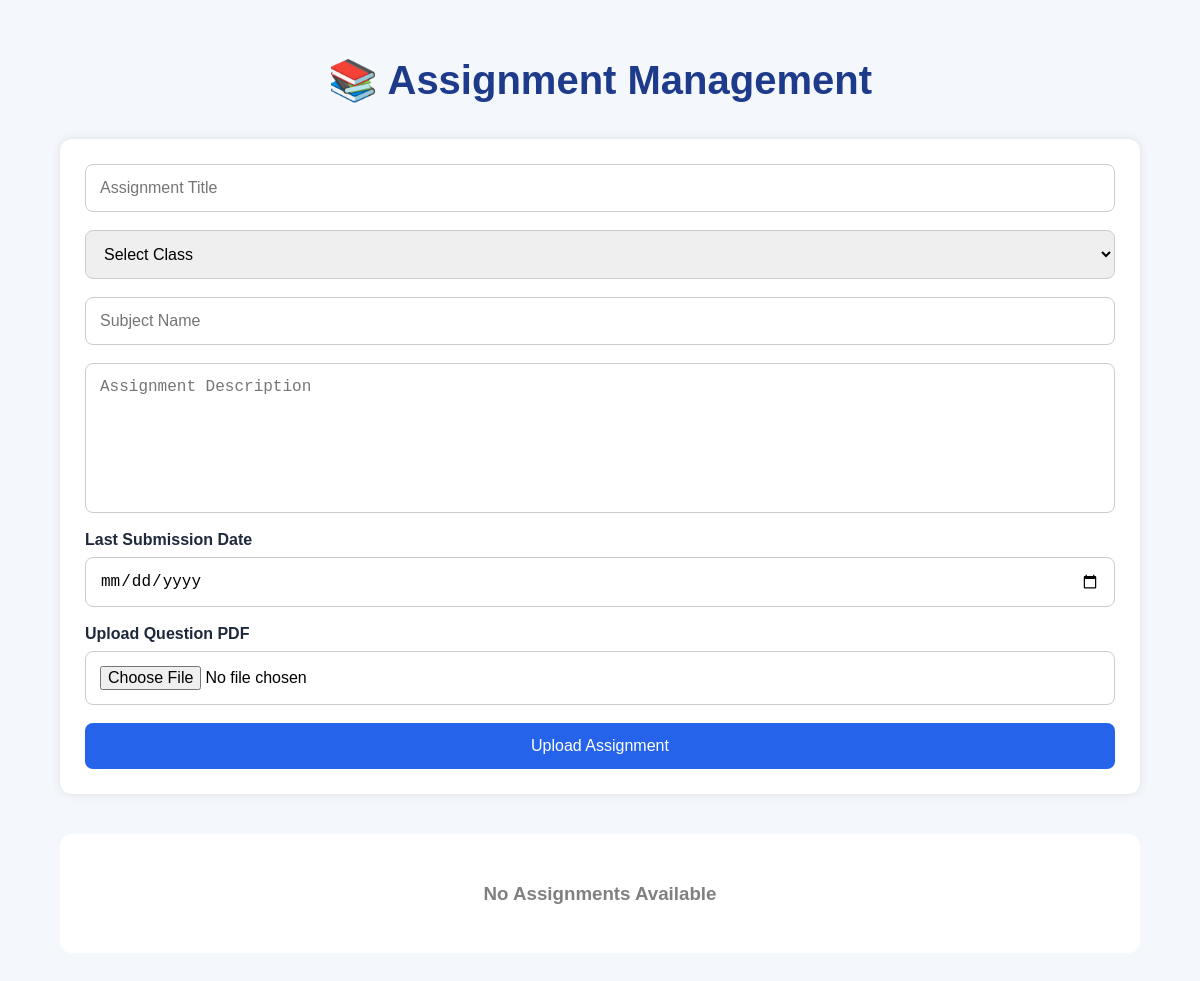
The page /assignments/ (signed in) on the database as committed earlier.
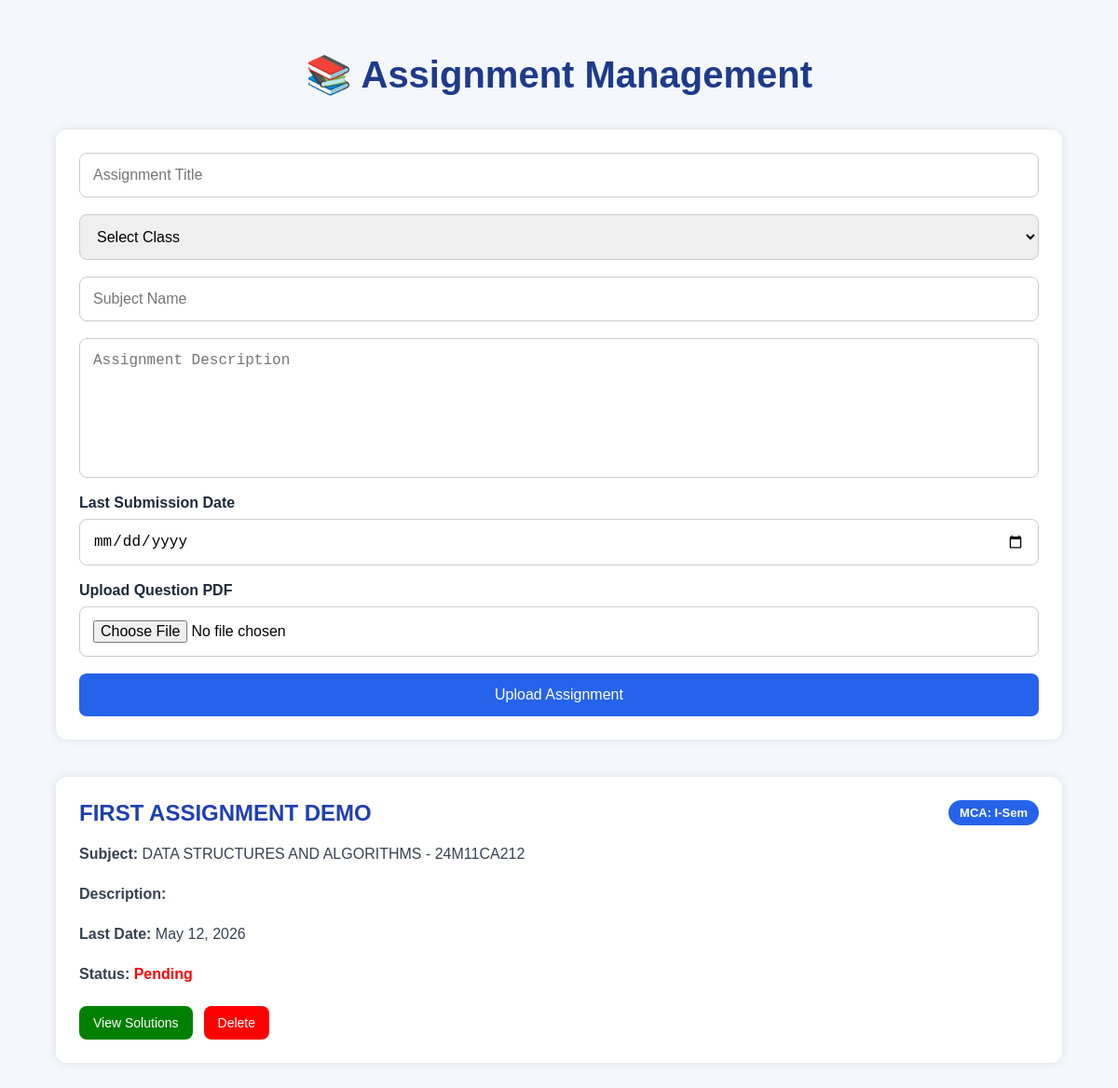
The same page on the database as committed later.
### myapp/models.py (models this page shows, shortened)
class Assignment(models.Model):
    teacher = models.ForeignKey(
        User,
        on_delete=models.CASCADE,
        null=True,
        blank=True
    )
    title = models.CharField(max_length=200)
    class_name = models.CharField(max_length=100)
    subject = models.CharField(max_length=100)
    description = models.TextField(blank=True)
    due_date = models.DateField()
    question_pdf = models.FileField(
        upload_to='assignments/',
        null=True,
        blank=True
    )
    status = models.CharField(
        max_length=20,
        default='Pending'
    )
    created_at = models.DateTimeField(auto_now_add=True)

### myapp/views.py (the view, shortened to what this page needs)
@login_required
def assignment_view(request):
    is_teacher = request.user.is_staff
    if is_teacher:
        assignments = Assignment.objects.all().order_by('-created_at')
    else:
        student_class = request.user.student.class_name
        assignments = Assignment.objects.filter(
            class_name=student_class
        ).order_by('-created_at')
    return render(request, 'assignment.html', {
        'assignments': assignments,
        'is_teacher': is_teacher
    })

### myapp/templates/assignment.html (shortened to what this page needs)
{% load static %}
<!DOCTYPE html>
<html>
<head>
    <link rel="stylesheet" href="{% static 'assignment.css' %}">
</head>
<body>
<div class="container">
    <h1>📚 Assignment Management</h1>
    {% if is_teacher %}
    <form method="POST"
          enctype="multipart/form-data"
          class="assignment-form">
        <input type="text"
               name="title"
               placeholder="Assignment Title"
               required>
        <select name="class_name" required>
            <option value="">
                Select Class
            </option>
        </select>
        <input type="text"
               name="subject"
               placeholder="Subject Name"
               required>
        <textarea name="description"
                  placeholder="Assignment Description"></textarea>
        <label class="label-text">
            Last Submission Date
        </label>
        <input type="date"
               name="due_date"
               required>
        <label class="label-text">
            Upload Question PDF
        </label>
        <input type="file"
               name="question_pdf">
        <button type="submit">
            Upload Assignment
        </button>
    </form>
    {% endif %}
    <div class="assignment-list">
        {% for assignment in assignments %}
        <div class="assignment-card">
            <div class="top-section">
                <h2>
                    {{ assignment.title }}
                </h2>
                <span class="class-badge">
                    {{ assignment.class_name }}
                </span>
            </div>
            <p>
                <strong>Subject:</strong>
                {{ assignment.subject }}
            </p>
            <p>
                <strong>Description:</strong>
            </p>
            <p>
                <strong>Last Date:</strong>
                {{ assignment.due_date }}
            </p>
            <p>
                <strong>Status:</strong>
                {% if assignment.status == 'Completed' %}
                    <span class="completed">
                        Completed
                    </span>
                {% else %}
                    <span class="pending">
                        Pending
                    </span>
                {% endif %}
            </p>
            {% if is_teacher %}
            <div class="btn-group">
                <a href="{% url 'view_submissions' assignment.id %}">
                    View Solutions
                </a>
                <a href="{% url 'delete_assignment' assignment.id %}">
                    Delete
                </a>
            </div>
            {% endif %}
        </div>
        {% empty %}
        <div class="empty-box">
            <h3>
                No Assignments Available
            </h3>
        </div>
        {% endfor %}
    </div>
</div>
</body>
</html>

Rows that differ between the two databases and show on the page:
added Assignment: title "FIRST ASSIGNMENT DEMO", class_name "MCA: I-Sem", subject "DATA STRUCTURES AND ALGORITHMS - 24M11CA212", due_date "May 12, 2026", status "Pending"
Other text that changed with them:
text no longer shown: "No Assignments Available"
